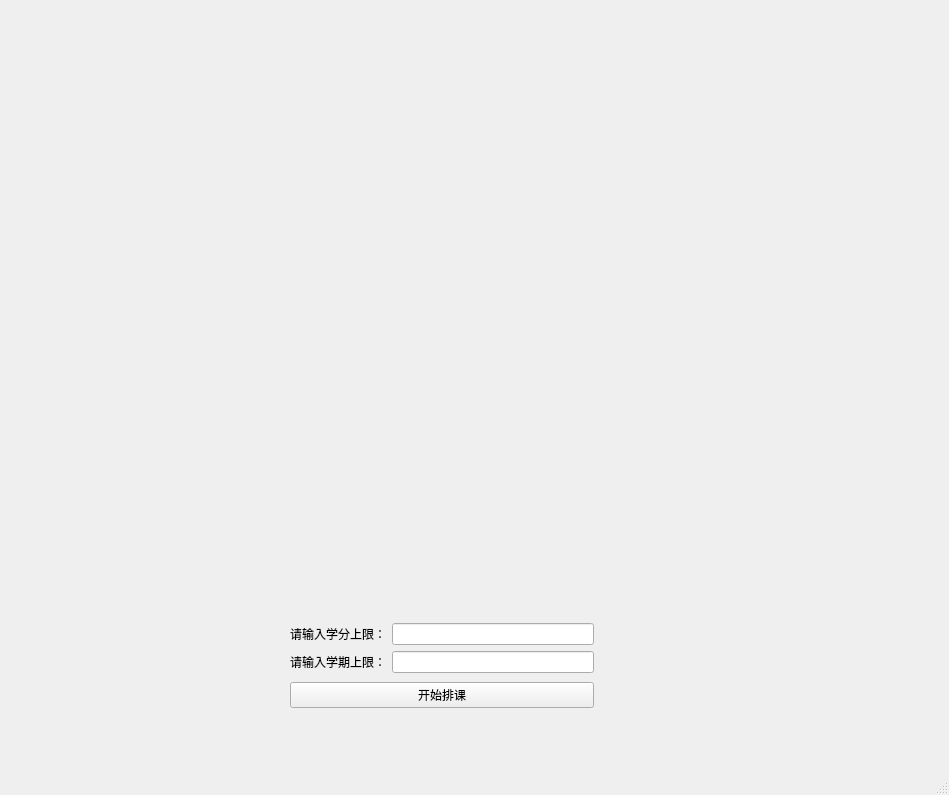
<?xml version="1.0" encoding="UTF-8"?>
<ui version="4.0">
 <class>GraphWindow</class>
 <widget class="QMainWindow" name="GraphWindow">
  <property name="geometry">
   <rect>
    <x>0</x>
    <y>0</y>
    <width>949</width>
    <height>795</height>
   </rect>
  </property>
  <property name="windowTitle">
   <string>MainWindow</string>
  </property>
  <widget class="QWidget" name="centralwidget">
   <widget class="QWidget" name="">
    <property name="geometry">
     <rect>
      <x>290</x>
      <y>620</y>
      <width>304</width>
      <height>92</height>
     </rect>
    </property>
    <layout class="QVBoxLayout" name="verticalLayout_2">
     <item>
      <layout class="QVBoxLayout" name="verticalLayout">
       <item>
        <layout class="QHBoxLayout" name="horizontalLayout">
         <item>
          <widget class="QLabel" name="label">
           <property name="text">
            <string>请输入学分上限：</string>
           </property>
          </widget>
         </item>
         <item>
          <widget class="QLineEdit" name="point_edit"/>
         </item>
        </layout>
       </item>
       <item>
        <layout class="QHBoxLayout" name="horizontalLayout_2">
         <item>
          <widget class="QLabel" name="label_2">
           <property name="text">
            <string>请输入学期上限：</string>
           </property>
          </widget>
         </item>
         <item>
          <widget class="QLineEdit" name="term_edit"/>
         </item>
        </layout>
       </item>
      </layout>
     </item>
     <item>
      <widget class="QPushButton" name="course_button">
       <property name="text">
        <string>开始排课</string>
       </property>
      </widget>
     </item>
    </layout>
   </widget>
  </widget>
  <widget class="QMenuBar" name="menubar">
   <property name="geometry">
    <rect>
     <x>0</x>
     <y>0</y>
     <width>949</width>
     <height>26</height>
    </rect>
   </property>
  </widget>
  <widget class="QStatusBar" name="statusbar"/>
 </widget>
 <resources/>
 <connections/>
</ui>
